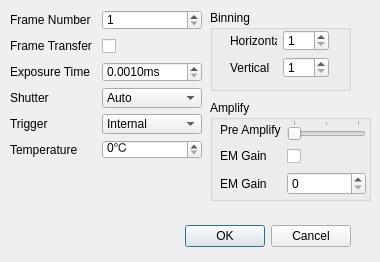
<?xml version="1.0" encoding="UTF-8"?>
<ui version="4.0">
 <class>cameraSettingDialog</class>
 <widget class="QDialog" name="cameraSettingDialog">
  <property name="geometry">
   <rect>
    <x>0</x>
    <y>0</y>
    <width>380</width>
    <height>262</height>
   </rect>
  </property>
  <property name="windowTitle">
   <string>Camera Setting</string>
  </property>
  <widget class="QDialogButtonBox" name="buttonBox">
   <property name="geometry">
    <rect>
     <x>10</x>
     <y>220</y>
     <width>341</width>
     <height>32</height>
    </rect>
   </property>
   <property name="orientation">
    <enum>Qt::Horizontal</enum>
   </property>
   <property name="standardButtons">
    <set>QDialogButtonBox::Cancel|QDialogButtonBox::Ok</set>
   </property>
  </widget>
  <widget class="QWidget" name="gridLayoutWidget">
   <property name="geometry">
    <rect>
     <x>10</x>
     <y>10</y>
     <width>192</width>
     <height>149</height>
    </rect>
   </property>
   <layout class="QGridLayout" name="gridLayout">
    <item row="4" column="0">
     <widget class="QLabel" name="label_3">
      <property name="text">
       <string>Trigger</string>
      </property>
     </widget>
    </item>
    <item row="3" column="1">
     <widget class="QComboBox" name="shutterComboBox">
      <item>
       <property name="text">
        <string>Auto</string>
       </property>
      </item>
      <item>
       <property name="text">
        <string>Open</string>
       </property>
      </item>
      <item>
       <property name="text">
        <string>Close</string>
       </property>
      </item>
     </widget>
    </item>
    <item row="2" column="0">
     <widget class="QLabel" name="label">
      <property name="text">
       <string>Exposure Time</string>
      </property>
     </widget>
    </item>
    <item row="3" column="0">
     <widget class="QLabel" name="label_2">
      <property name="text">
       <string>Shutter</string>
      </property>
     </widget>
    </item>
    <item row="2" column="1">
     <widget class="QDoubleSpinBox" name="exposureTimeSpinBox">
      <property name="suffix">
       <string>ms</string>
      </property>
      <property name="decimals">
       <number>4</number>
      </property>
      <property name="minimum">
       <double>0.001000000000000</double>
      </property>
      <property name="maximum">
       <double>1000.000000000000000</double>
      </property>
     </widget>
    </item>
    <item row="1" column="1">
     <widget class="QCheckBox" name="frameTransferCheckBox">
      <property name="text">
       <string> </string>
      </property>
     </widget>
    </item>
    <item row="1" column="0">
     <widget class="QLabel" name="label_7">
      <property name="text">
       <string>Frame Transfer</string>
      </property>
     </widget>
    </item>
    <item row="4" column="1">
     <widget class="QComboBox" name="triggerComboBox">
      <item>
       <property name="text">
        <string>Internal</string>
       </property>
      </item>
      <item>
       <property name="text">
        <string>External</string>
       </property>
      </item>
     </widget>
    </item>
    <item row="0" column="0">
     <widget class="QLabel" name="label_8">
      <property name="text">
       <string>Frame Number</string>
      </property>
     </widget>
    </item>
    <item row="0" column="1">
     <widget class="QSpinBox" name="frameNumberSpinBox">
      <property name="minimum">
       <number>1</number>
      </property>
     </widget>
    </item>
    <item row="5" column="0">
     <widget class="QLabel" name="label_10">
      <property name="text">
       <string>Temperature</string>
      </property>
     </widget>
    </item>
    <item row="5" column="1">
     <widget class="QSpinBox" name="temperatureSpinBox">
      <property name="suffix">
       <string>℃</string>
      </property>
      <property name="prefix">
       <string/>
      </property>
     </widget>
    </item>
   </layout>
  </widget>
  <widget class="QGroupBox" name="groupBox">
   <property name="geometry">
    <rect>
     <x>210</x>
     <y>10</y>
     <width>141</width>
     <height>81</height>
    </rect>
   </property>
   <property name="title">
    <string>Binning</string>
   </property>
   <widget class="QWidget" name="gridLayoutWidget_2">
    <property name="geometry">
     <rect>
      <x>20</x>
      <y>20</y>
      <width>99</width>
      <height>48</height>
     </rect>
    </property>
    <layout class="QGridLayout" name="gridLayout_2">
     <item row="1" column="0">
      <widget class="QLabel" name="label_6">
       <property name="text">
        <string>Vertical</string>
       </property>
      </widget>
     </item>
     <item row="0" column="0">
      <widget class="QLabel" name="label_5">
       <property name="text">
        <string>Horizontal</string>
       </property>
      </widget>
     </item>
     <item row="0" column="1">
      <widget class="QSpinBox" name="hbinSpinBox">
       <property name="minimum">
        <number>1</number>
       </property>
       <property name="maximum">
        <number>512</number>
       </property>
      </widget>
     </item>
     <item row="1" column="1">
      <widget class="QSpinBox" name="vbinSpinBox">
       <property name="minimum">
        <number>1</number>
       </property>
       <property name="maximum">
        <number>512</number>
       </property>
      </widget>
     </item>
    </layout>
   </widget>
  </widget>
  <widget class="QGroupBox" name="groupBox_2">
   <property name="geometry">
    <rect>
     <x>210</x>
     <y>100</y>
     <width>161</width>
     <height>101</height>
    </rect>
   </property>
   <property name="title">
    <string>Amplify</string>
   </property>
   <widget class="QWidget" name="gridLayoutWidget_3">
    <property name="geometry">
     <rect>
      <x>10</x>
      <y>20</y>
      <width>146</width>
      <height>75</height>
     </rect>
    </property>
    <layout class="QGridLayout" name="gridLayout_3">
     <item row="2" column="1">
      <widget class="QSpinBox" name="EMGainSpinBox">
       <property name="maximum">
        <number>300</number>
       </property>
      </widget>
     </item>
     <item row="2" column="0">
      <widget class="QLabel" name="label_9">
       <property name="text">
        <string>EM Gain</string>
       </property>
      </widget>
     </item>
     <item row="0" column="0">
      <widget class="QLabel" name="label_4">
       <property name="text">
        <string>Pre Amplify</string>
       </property>
      </widget>
     </item>
     <item row="0" column="1">
      <widget class="QSlider" name="preAmplifySlider">
       <property name="maximum">
        <number>2</number>
       </property>
       <property name="orientation">
        <enum>Qt::Horizontal</enum>
       </property>
       <property name="tickPosition">
        <enum>QSlider::TicksAbove</enum>
       </property>
      </widget>
     </item>
     <item row="1" column="1">
      <widget class="QCheckBox" name="EMGainCheckBox">
       <property name="text">
        <string> </string>
       </property>
      </widget>
     </item>
     <item row="1" column="0">
      <widget class="QLabel" name="label_11">
       <property name="text">
        <string>EM Gain</string>
       </property>
      </widget>
     </item>
    </layout>
   </widget>
  </widget>
 </widget>
 <resources/>
 <connections>
  <connection>
   <sender>buttonBox</sender>
   <signal>accepted()</signal>
   <receiver>cameraSettingDialog</receiver>
   <slot>accept()</slot>
   <hints>
    <hint type="sourcelabel">
     <x>248</x>
     <y>254</y>
    </hint>
    <hint type="destinationlabel">
     <x>157</x>
     <y>274</y>
    </hint>
   </hints>
  </connection>
  <connection>
   <sender>buttonBox</sender>
   <signal>rejected()</signal>
   <receiver>cameraSettingDialog</receiver>
   <slot>reject()</slot>
   <hints>
    <hint type="sourcelabel">
     <x>316</x>
     <y>260</y>
    </hint>
    <hint type="destinationlabel">
     <x>286</x>
     <y>274</y>
    </hint>
   </hints>
  </connection>
 </connections>
</ui>
